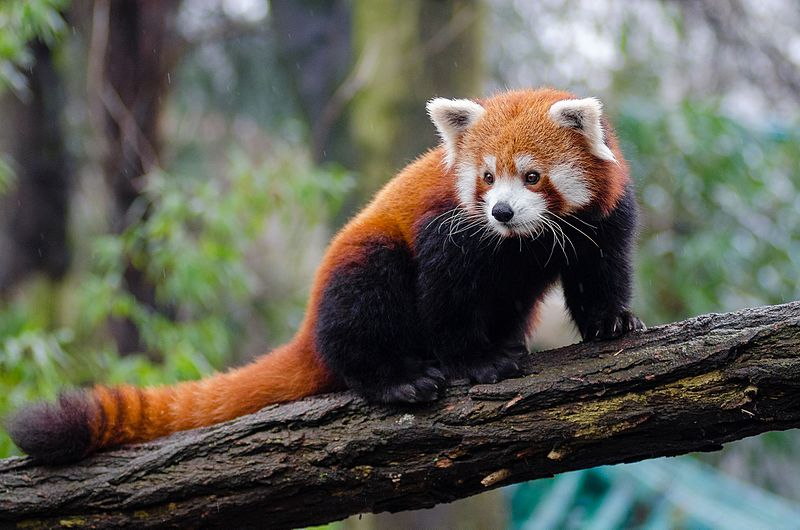
#> input picture Tarea 2/red_panda.jpg, 800 x 530 px
$ python 'Ejercicio 3.py'
#> lines starting #> are read from the running program, lines starting #| are printed output that depends on the picture
# Kevin David Ruiz Gonzalez

# Ejercicio 3
# Hacer una función en Python que reciba una imagen, un número real, w, entre -1 y
# 1 y un número real, σ que representa la varianza de una función gaussiana. La
# función debe devolver la imagen modificada I′ usando lo siguiente:
# I' = (1 + w) ∙ I − w ∙ I ⋆ Gσ
# Contestar las siguientes preguntas:
# 1. Qué valores de da el máximo blurring. Explicar la razón.
# 2. Qué valores de da el máximo sharpening. Explicar la razón.
# 3. Correr el filtro en cualquier imagen con el máximo valor de blurring (el obtenido
# en la pregunta 1) con σ = 10. Ahora intentar revertir el efecto aplicando el filtro
# con el máximo valor de sharpening (el obtenido en la pregunta 2) con σ = 10.
# ¿Se recuperó la imagen original? ¿Por qué si o por qué no?

import numpy as np
import cv2

def apply_unsharp_mask(image, w, sigma):
    """
    Applies an unsharp mask to a grayscale 8-bit image.

    Args:
        image (numpy.ndarray): Grayscale 8-bit image.
        w (float): Unsharp mask parameter.
        sigma (float): Standard deviation of Gaussian kernel.

    Returns:
        numpy.ndarray: Image with unsharp mask applied.
    """
    # Apply Gaussian blur
    blurred_image = cv2.GaussianBlur(image, (0, 0), sigma)

    # Apply unsharp mask
    sharpened_image = cv2.addWeighted(image, 1 + w, blurred_image, -w, 0)

    # Be sure that the resulting image is in the range [0, 255]
    sharpened_image = np.clip(sharpened_image, 0, 255).astype(np.uint8)
    return sharpened_image

def main():
    """
    Main function.
    """
    # Load image
    image = cv2.imread("red_panda.jpg", cv2.IMREAD_GRAYSCALE)
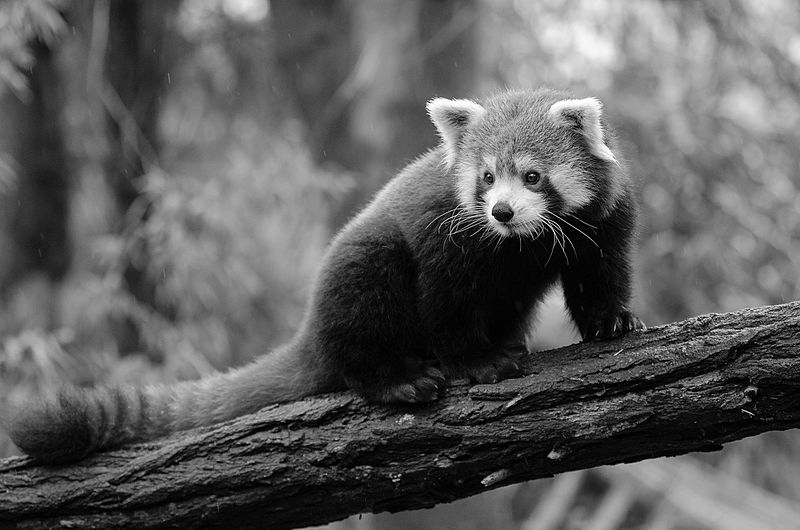
#> image: shape (530, 800); min 0, max 255, mean 93.3

    # Apply unsharp mask
    w = 0.5
    sigma = 10
    sharpened_image = apply_unsharp_mask(image, w, sigma)
#> in apply_unsharp_mask, `blurred_image = cv2.GaussianBlur(image, (0, 0), sigma)`:
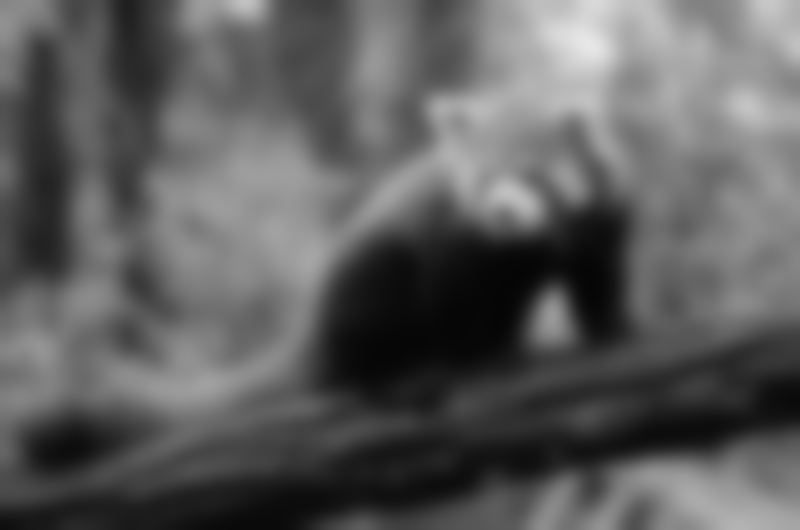
#> blurred_image: shape (530, 800); min 5, max 231, mean 93.3
#> in apply_unsharp_mask, `sharpened_image = cv2.addWeighted(image, 1 + w, blurred_image, -w, 0)`:
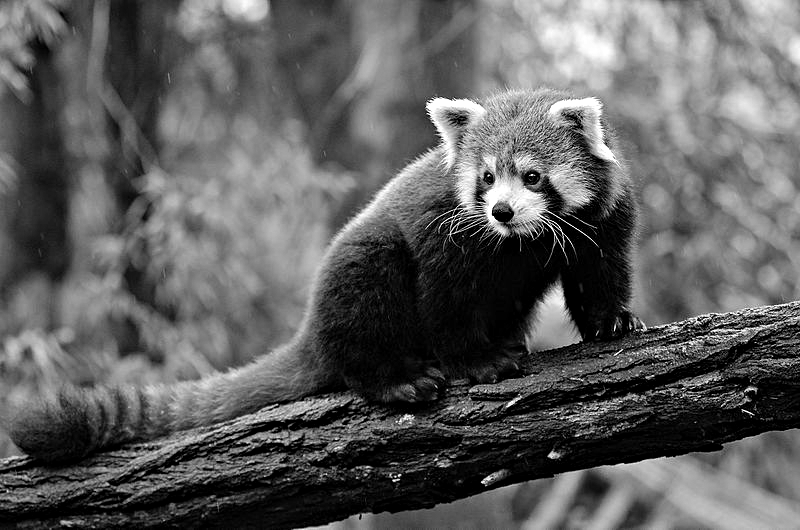
#> sharpened_image: shape (530, 800); min 0, max 255, mean 93.9

    # Show images
    cv2.imshow("Original", image)
    cv2.imshow("Sharpened", sharpened_image)
    cv2.imwrite("imgs Ej3/Sharpened.jpg", sharpened_image)
    cv2.waitKey(0)
    cv2.destroyAllWindows()

if __name__ == "__main__":
    main()

# 1. Qué valores de da el máximo blurring. Explicar la razón.
# R: El máximo blurring se obtiene con w = 1 y σ = 10. Esto se debe a que el
#    parámetro w controla la cantidad de blurring y el parámetro σ controla la
#    cantidad de desenfoque gaussiano. Al tener w = 1, se aplica el máximo
#    blurring posible, mientras que σ = 10 hace que el desenfoque gaussiano sea
#    muy grande, haciendo que la imagen se vea muy borrosa.

# 2. Qué valores de da el máximo sharpening. Explicar la razón.
# R: El máximo sharpening se obtiene con w = 1 y σ = 0. Esto se debe a que el
#    parámetro w controla la cantidad de sharpening y el parámetro σ controla la
#    cantidad de desenfoque gaussiano. Al tener w = 1, se aplica el máximo
#    sharpening posible, mientras que σ = 0 hace que el desenfoque gaussiano sea
#    nulo, haciendo que la imagen se vea muy nítida.

# 3. Correr el filtro en cualquier imagen con el máximo valor de blurring (el obtenido
#    en la pregunta 1) con σ = 10. Ahora intentar revertir el efecto aplicando el filtro
#    con el máximo valor de sharpening (el obtenido en la pregunta 2) con σ = 10.
#    ¿Se recuperó la imagen original? ¿Por qué si o por qué no?
# R: No se recupera la imagen original. Esto se debe a que el filtro de unsharp
#    mask no es invertible, por lo que no se puede recuperar la imagen original
#    aplicando el filtro de unsharp mask con parámetros opuestos.

$ run again, with Tarea 2/frog.jpg copied over Tarea 2/red_panda.jpg
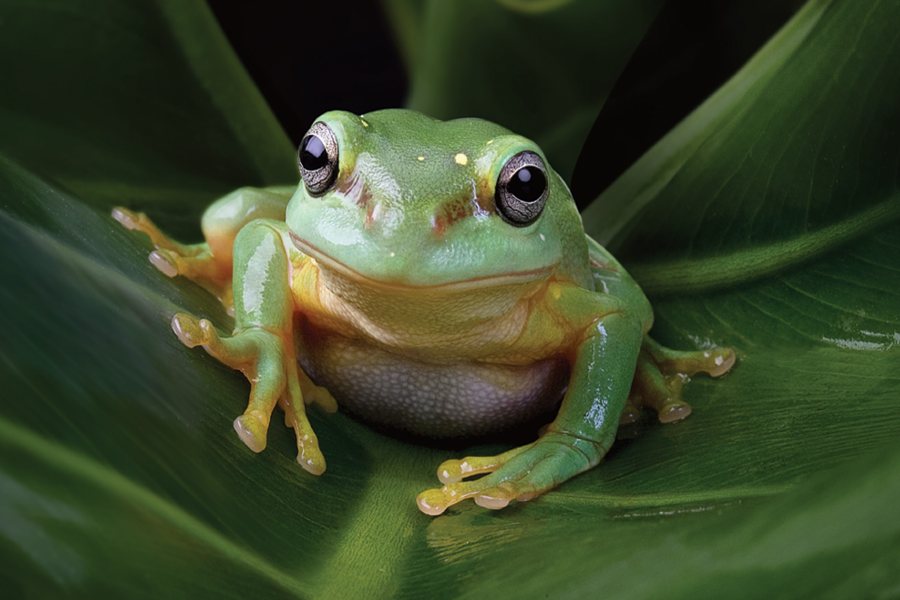
#> input picture Tarea 2/frog.jpg, 900 x 600 px
#> in main, `image = cv2.imread("red_panda.jpg", cv2.IMREAD_GRAYSCALE)`:
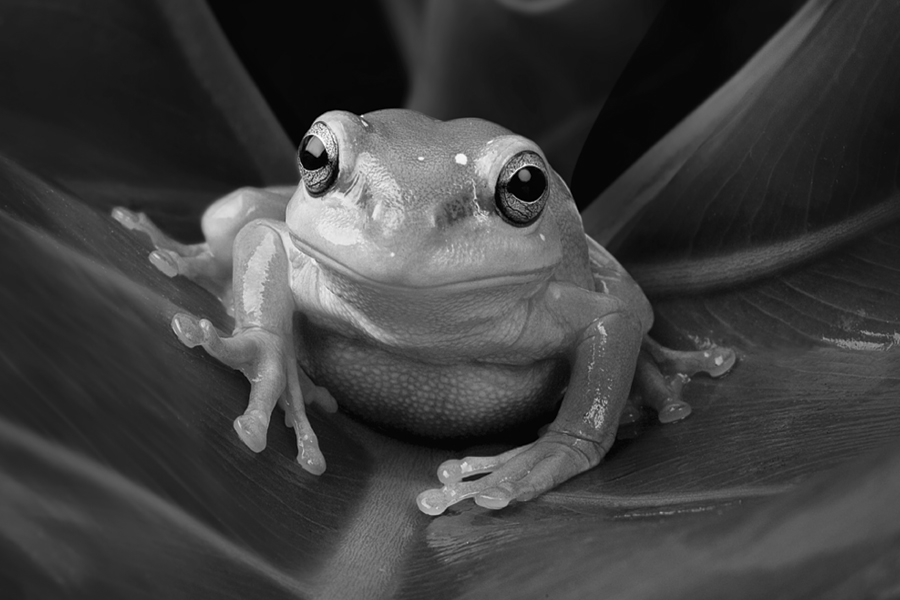
#> image: shape (600, 900); min 0, max 255, mean 62.2
#> in apply_unsharp_mask, `blurred_image = cv2.GaussianBlur(image, (0, 0), sigma)`:
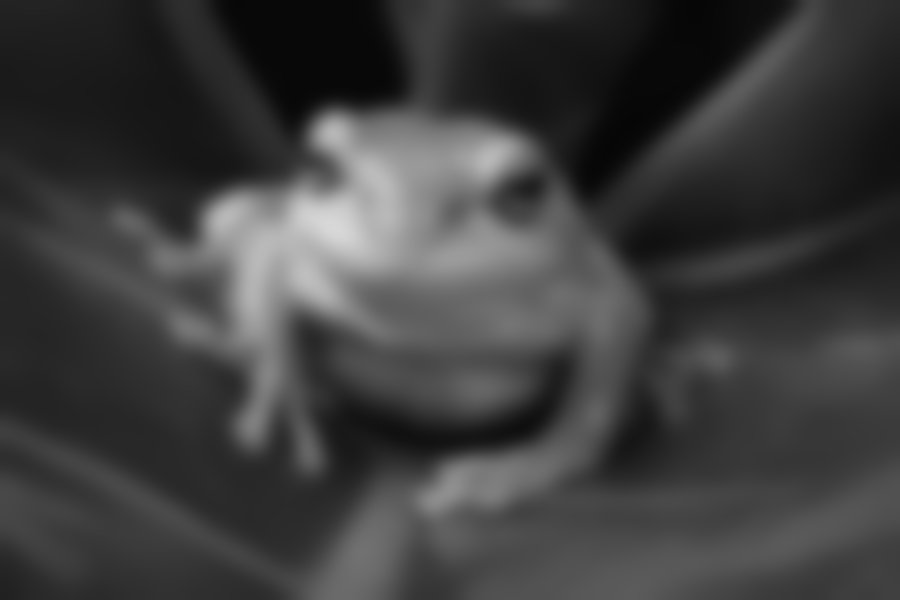
#> blurred_image: shape (600, 900); min 6, max 216, mean 62.2
